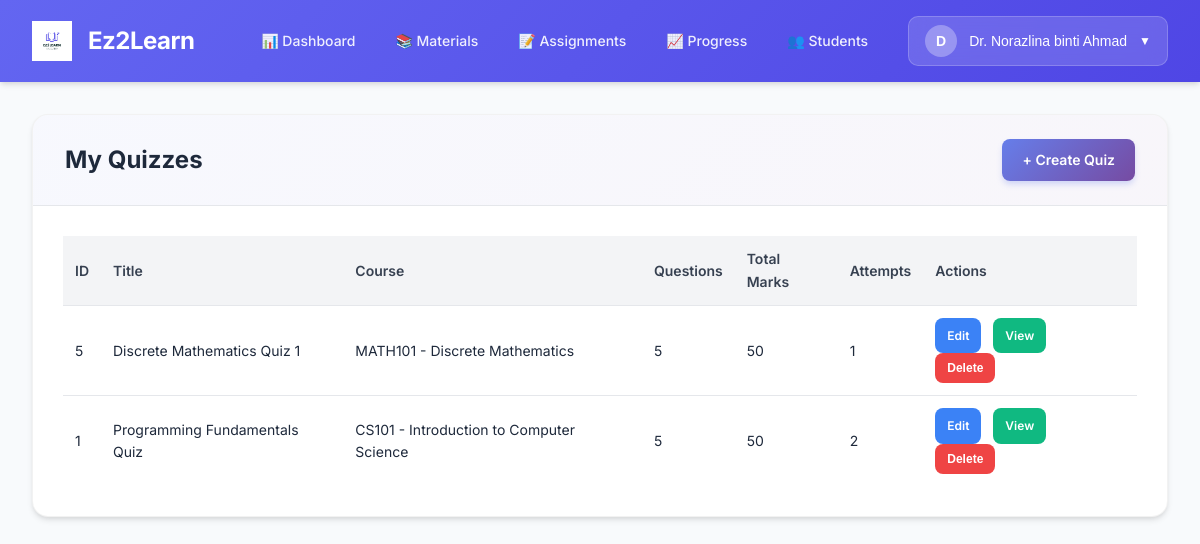
The app's page /lecturer/module-quizzes/index.php (signed in) with its own data.
### tables this page shows
CREATE TABLE quizzes (
    quiz_id INT AUTO_INCREMENT PRIMARY KEY,
    course_id INT NOT NULL,
    lecturer_id INT NOT NULL,
    title VARCHAR(150) NOT NULL,
    total_marks INT,
    FOREIGN KEY (course_id) REFERENCES courses(course_id),
    FOREIGN KEY (lecturer_id) REFERENCES users(user_id)
);

CREATE TABLE courses (
    course_id INT AUTO_INCREMENT PRIMARY KEY,
    course_code VARCHAR(20) UNIQUE NOT NULL,
    course_name VARCHAR(100) NOT NULL,
    description TEXT,
    status ENUM('open','closed') DEFAULT 'open'
);

### lecturer/module-quizzes/index.php (the view, shortened to what this page needs)
<?php
$db_host = 'localhost';
$db_user = 'root';
$db_pass = '';
$db_name = 'ez2learn';
$conn = mysqli_connect($db_host, $db_user, $db_pass, $db_name);
$lecturer_id = $_SESSION['user_id'] ?? 0;
$quizzes_query = "
    SELECT
        q.quiz_id, q.title, q.total_marks,
        c.course_code, c.course_name,
        COUNT(DISTINCT qq.question_id) as questions_count,
        COUNT(DISTINCT qa.student_id) as attempts_count
    FROM quizzes q
    LEFT JOIN courses c ON q.course_id = c.course_id
    LEFT JOIN quiz_questions qq ON q.quiz_id = qq.quiz_id
    LEFT JOIN quiz_attempts qa ON q.quiz_id = qa.quiz_id
    WHERE q.lecturer_id = ?
    GROUP BY q.quiz_id
    ORDER BY q.quiz_id DESC
";
$stmt = mysqli_prepare($conn, $quizzes_query);
mysqli_stmt_bind_param($stmt, "i", $lecturer_id);
mysqli_stmt_execute($stmt);
$result = mysqli_stmt_get_result($stmt);
$quizzes = mysqli_fetch_all($result, MYSQLI_ASSOC);
require_once '../../includes/header-lecturer.php';
?>
    <div class="container">
        <div class="page-container">
            <div class="page-header">
                <h1 class="page-title">My Quizzes</h1>
                <a href="create-quiz.php" class="btn-add">+ Create Quiz</a>
            </div>
            <div class="content">
                <div class="table-wrapper">
                    <table>
                        <thead>
                            <tr>
                                <th>ID</th>
                                <th>Title</th>
                                <th>Course</th>
                                <th>Questions</th>
                                <th>Total Marks</th>
                                <th>Attempts</th>
                                <th>Actions</th>
                            </tr>
                        </thead>
                        <tbody>
                            <?php if (empty($quizzes)): ?>
                                <tr>
                                    <td colspan="7" style="text-align: center; padding: 40px; color: #6b7280;">No quizzes found</td>
                                </tr>
                            <?php else: ?>
                                <?php foreach ($quizzes as $quiz): ?>
                                    <tr>
                                        <td><?php echo $quiz['quiz_id']; ?></td>
                                        <td><?php echo htmlspecialchars($quiz['title']); ?></td>
                                        <td><?php echo htmlspecialchars($quiz['course_code'] . ' - ' . $quiz['course_name']); ?></td>
                                        <td><?php echo $quiz['questions_count']; ?></td>
                                        <td><?php echo $quiz['total_marks'] ?? 'N/A'; ?></td>
                                        <td><?php echo $quiz['attempts_count']; ?></td>
                                        <td>
                                            <a href="edit-quiz.php?quiz_id=<?php echo $quiz['quiz_id']; ?>" class="btn-action btn-edit">Edit</a>
                                            <a href="view-quiz.php?quiz_id=<?php echo $quiz['quiz_id']; ?>" class="btn-action btn-view">View</a>
                                            <button class="btn-action btn-delete" onclick="deleteQuiz(<?php echo $quiz['quiz_id']; ?>, '<?php echo htmlspecialchars($quiz['title']); ?>')">Delete</button>
                                        </td>
                                    </tr>
                                <?php endforeach; ?>
                            <?php endif; ?>
                        </tbody>
                    </table>
                </div>
            </div>
        </div>
    </div>
</body>
</html>

### includes/header-lecturer.php (style rules this page uses)
* { margin: 0; padding: 0; box-sizing: border-box; }
body { font-family: 'Inter', -apple-system, BlinkMacSystemFont, 'Segoe UI', sans-serif; background: #f8fafc; color: #1e293b; line-height: 1.6; }
.container { max-width: 1600px; margin: 2rem auto; padding: 0 2rem; }

### lecturer/module-quizzes/index.php (style rules this page uses)
.page-container { background: #ffffff; border-radius: 16px; box-shadow: 0 4px 6px -1px rgba(0, 0, 0, 0.1), 0 2px 4px -1px rgba(0, 0, 0, 0.06); overflow: hidden; border: 1px solid rgba(0, 0, 0, 0.05); }
.page-header { padding: 1.5rem 2rem; border-bottom: 1px solid #e5e7eb; display: flex; justify-content: space-between; align-items: center; background: linear-gradient(135deg, rgba(102, 126, 234, 0.05) 0%, rgba(118, 75, 162, 0.05) 100%); }
.page-title { font-size: 1.5rem; font-weight: 700; color: #1e293b; }
.btn-add { background: linear-gradient(135deg, #667eea 0%, #764ba2 100%); color: white; border: none; padding: 0.625rem 1.25rem; border-radius: 8px; cursor: pointer; font-size: 0.875rem; font-weight: 600; text-decoration: none; transition: all 0.3s cubic-bezier(0.4, 0, 0.2, 1); box-shadow: 0 4px 6px -1px rgba(102, 126, 234, 0.3); }
.content { padding: 30px; }
.table-wrapper { overflow-x: auto; }
table { width: 100%; border-collapse: collapse; }
thead { background: #f3f4f6; }
th { padding: 12px; text-align: left; font-weight: 600; font-size: 14px; color: #374151; }
td { padding: 12px; border-top: 1px solid #e5e7eb; font-size: 14px; }
.btn-action { padding: 0.5rem 0.75rem; border: none; border-radius: 8px; cursor: pointer; font-size: 0.75rem; margin-right: 0.5rem; text-decoration: none; display: inline-block; font-weight: 600; transition: all 0.3s cubic-bezier(0.4, 0, 0.2, 1); }
.btn-edit { background: #3b82f6; color: white; }
.btn-view { background: #10b981; color: white; }
.btn-delete { background: #ef4444; color: white; }

### records on screen
quizzes: quiz_id "5", title "Discrete Mathematics Quiz 1", course.course_name "MATH101 - Discrete Mathematics", questions_count "5", total_marks "50", attempts_count "1"
quizzes: quiz_id "1", title "Programming Fundamentals Quiz", course.course_name "CS101 - Introduction to Computer Science", questions_count "5", total_marks "50", attempts_count "2"

### other values on screen
substr($user_name, 0, 1) "D"
$user_name "Dr. Norazlina binti Ahmad"
